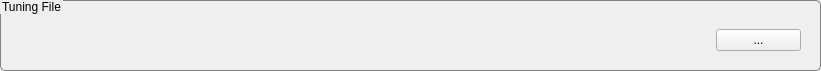
   <widget class="QGroupBox" name="groupBox_TuningFile">
    <property name="geometry">
     <rect>
      <x>10</x>
      <y>619</y>
      <width>821</width>
      <height>71</height>
     </rect>
    </property>
    <property name="styleSheet">
     <string notr="true">QGroupBox {border:1px solid gray; border-radius:5px; margin-top:1ex;}QGroupBox::title{subcontrol-origin:margin; subcontrol-position:top left; padding:0 0px;}</string>
    </property>
    <property name="title">
     <string>Tuning File</string>
    </property>
    <widget class="QWidget" name="horizontalLayoutWidget">
     <property name="geometry">
      <rect>
       <x>30</x>
       <y>20</y>
       <width>771</width>
       <height>41</height>
      </rect>
     </property>
     <layout class="QHBoxLayout" name="horizontalLayout_17">
      <item>
       <widget class="QLabel" name="label_TuningFile">
        <property name="minimumSize">
         <size>
          <width>680</width>
          <height>0</height>
         </size>
        </property>
        <property name="maximumSize">
         <size>
          <width>680</width>
          <height>16777215</height>
         </size>
        </property>
        <property name="text">
         <string/>
        </property>
       </widget>
      </item>
      <item>
       <widget class="QPushButton" name="pushButton_TuningFile">
        <property name="text">
         <string>...</string>
        </property>
       </widget>
      </item>
     </layout>
    </widget>
   </widget>
